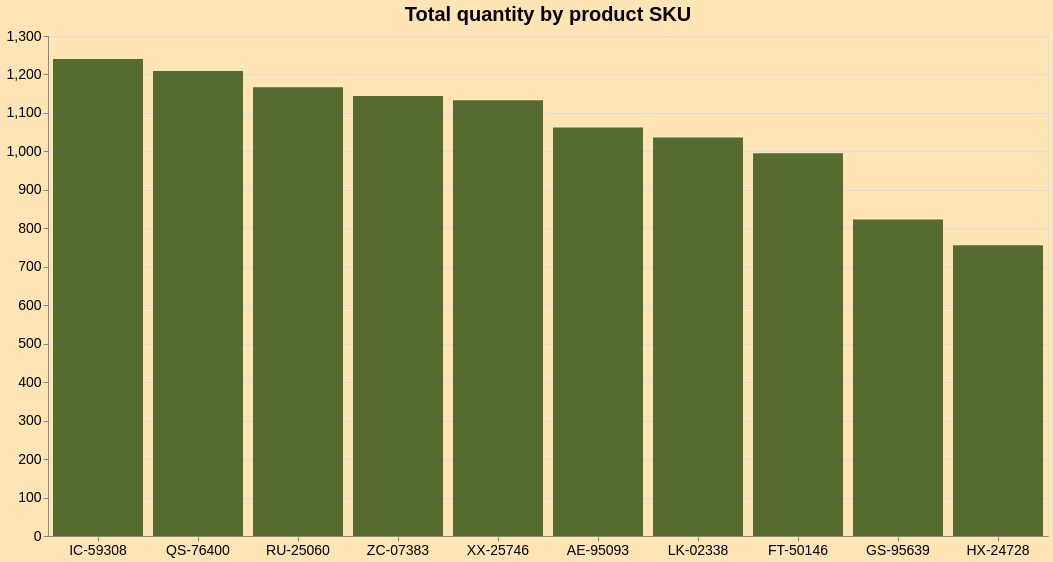

Notebook source saved alongside this figure:
### Code cell
import altair as alt

bar_chart = (alt
 .Chart(t.group_by('sku').agg(total_quantity=_.quantity.sum()))
 .mark_bar(color='#556B2F')
 .encode(x=alt.X('sku', axis=alt.Axis(labelAngle=0, labelFontSize=14), title=None,
                 sort=alt.EncodingSortField(field='total_quantity', order='descending')),
         y=alt.Y('total_quantity', axis=alt.Axis(labelFontSize=14), title=None),
         tooltip=['sku','total_quantity'])
 .properties(width=1000, height=500, 
             title={'text':'Total quantity by product SKU', 'fontSize': 20})
#  .configure_view(fill='#FFE4B5')
 .configure(background='#FFE4B5')
 .interactive()
 )
bar_chart

### Figure 1 — Vega-Lite specification as saved in the notebook (floating-point values rounded to 4 significant figures)
{"config": {"view": {"continuousWidth": 300, "continuousHeight": 300}, "background": "#FFE4B5"}, "data": {"name": "data-9719b9a935625a226ba04df41a0d798a"}, "mark": {"type": "bar", "color": "#556B2F"}, "encoding": {"tooltip": [{"field": "sku", "type": "nominal"}, {"field": "total_quantity", "type": "quantitative"}], "x": {"axis": {"labelAngle": 0, "labelFontSize": 14}, "field": "sku", "sort": {"field": "total_quantity", "order": "descending"}, "title": null, "type": "nominal"}, "y": {"axis": {"labelFontSize": 14}, "field": "total_quantity", "title": null, "type": "quantitative"}}, "height": 500, "params": [{"name": "param_11", "select": {"type": "interval", "encodings": ["x", "y"]}, "bind": "scales"}], "title": {"text": "Total quantity by product SKU", "fontSize": 20}, "width": 1000, "$schema": "https://vega.github.io/schema/vega-lite/v5.20.1.json", "datasets": {"data-9719b9a935625a226ba04df41a0d798a": [{"sku": "ZC-07383", "total_quantity": 1144}, {"sku": "AE-95093", "total_quantity": 1062}, {"sku": "XX-25746", "total_quantity": 1133}, {"sku": "FT-50146", "total_quantity": 995}, {"sku": "RU-25060", "total_quantity": 1167}, {"sku": "IC-59308", "total_quantity": 1240}, {"sku": "GS-95639", "total_quantity": 823}, {"sku": "QS-76400", "total_quantity": 1209}, {"sku": "LK-02338", "total_quantity": 1036}, {"sku": "HX-24728", "total_quantity": 756}]}}
